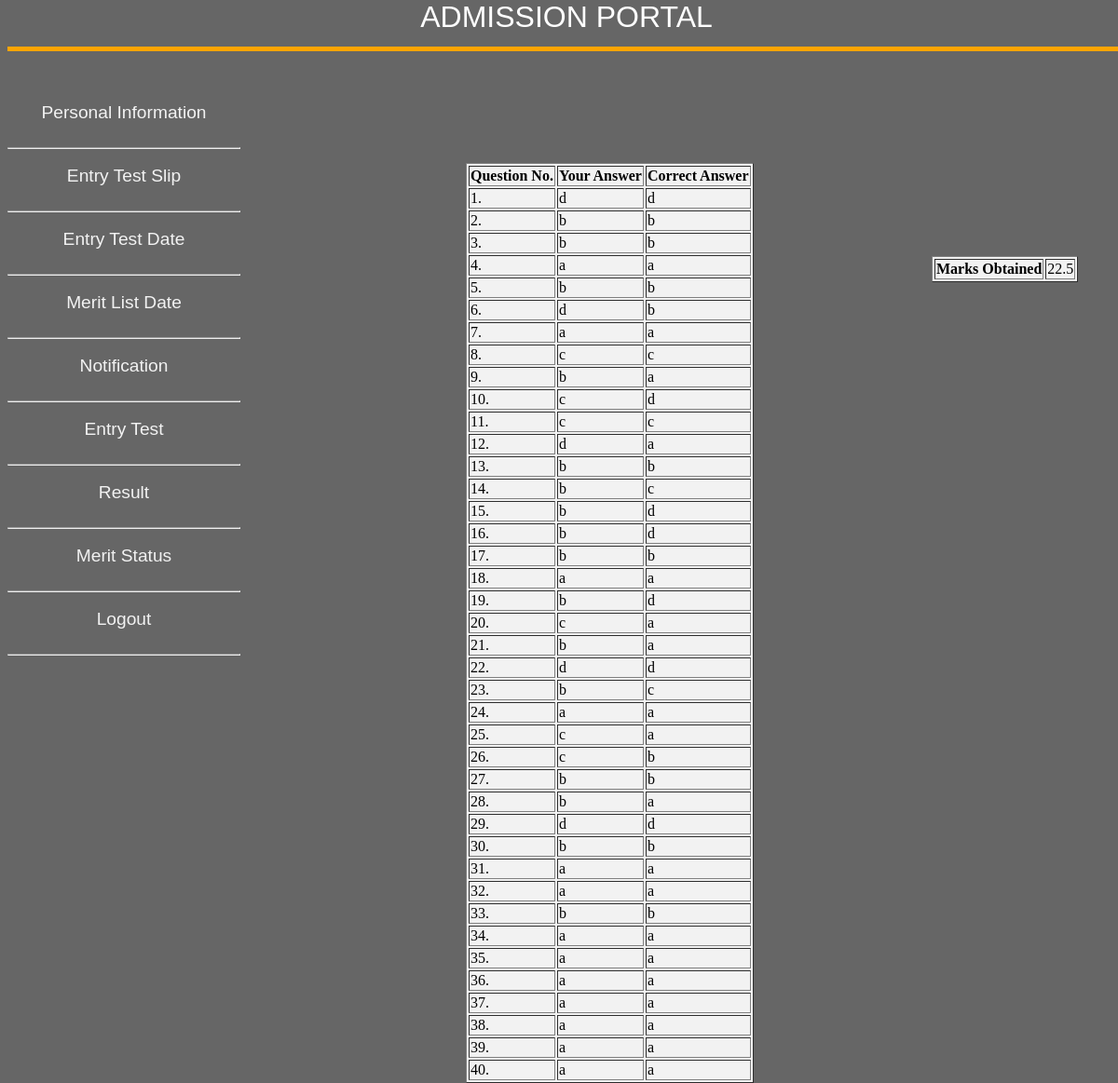
The page /result.php (signed in) on the database its author committed.
### tables this page shows
CREATE TABLE `result` (
  `resultID` int(11) NOT NULL,
  `stdID` int(11) NOT NULL,
  `q1` varchar(5) NOT NULL,
  `q2` varchar(5) NOT NULL,
  `q3` varchar(5) NOT NULL,
  `q4` varchar(5) NOT NULL,
  `q5` varchar(5) NOT NULL,
  `q6` varchar(5) NOT NULL,
  `q7` varchar(5) NOT NULL,
  `q8` varchar(5) NOT NULL,
  `q9` varchar(5) NOT NULL,
  `q10` varchar(5) NOT NULL,
  `q11` varchar(5) NOT NULL,
  `q12` varchar(5) NOT NULL,
  `q13` varchar(5) NOT NULL,
  `q14` varchar(5) NOT NULL,
  `q15` varchar(5) NOT NULL,
  `q16` varchar(5) NOT NULL,
  `q17` varchar(5) NOT NULL,
  `q18` varchar(5) NOT NULL,
  `q19` varchar(5) NOT NULL,
  `q20` varchar(5) NOT NULL,
  `q21` varchar(5) NOT NULL,
  `q22` varchar(5) NOT NULL,
  `q23` varchar(5) NOT NULL,
  `q24` varchar(5) NOT NULL,
  `q25` varchar(5) NOT NULL,
  `q26` varchar(5) NOT NULL,
  `q27` varchar(5) NOT NULL,
  `q28` varchar(5) NOT NULL,
  `q29` varchar(5) NOT NULL,
  `q30` varchar(5) NOT NULL,
  `q31` varchar(5) NOT NULL,
  `q32` varchar(5) NOT NULL,
  `q33` varchar(5) NOT NULL,
  `q34` varchar(5) NOT NULL,
  `q35` varchar(5) NOT NULL,
  `q36` varchar(5) NOT NULL,
  `q37` varchar(5) NOT NULL,
  `q38` varchar(5) NOT NULL,
  `q39` varchar(5) NOT NULL,
  `q40` varchar(5) NOT NULL,
  `obtainMarks` float NOT NULL,
  `aggregate` float NOT NULL,
  `degree` varchar(30) DEFAULT NULL
);

CREATE TABLE `entrytest` (
  `qID` int(6) NOT NULL,
  `question` varchar(200) NOT NULL,
  `A` varchar(150) NOT NULL,
  `B` varchar(150) NOT NULL,
  `C` varchar(150) NOT NULL,
  `D` varchar(150) NOT NULL,
  `correctOption` varchar(150) NOT NULL
);

### result.php (the view, shortened to what this page needs)
<?php
	$stdID=$_SESSION["std_ID"];
	$connect=mysqli_connect('127.0.0.1','root','');
	$result=mysqli_query($connect,"select * from result where stdID='$stdID'");
	$row=mysqli_fetch_array($result,MYSQLI_ASSOC);
?>
<html>
<head>
	<link rel="stylesheet" type="text/css" href="styles.css">
</head>
<body id="profilebody">
	<br/>
	<div id="dropdown" align="center">
		<table>
				<a id="droplink" href="personalinfo.php"><div id="dropdiv" align="center">Personal Information</div></a>
				<hr>
				<a id="droplink" href="slip.php"><div id="dropdiv" align="center">Entry Test Slip</div></a>
				<hr>
				<a id="droplink" href="testdate.php"><div id="dropdiv" align="center">Entry Test Date</div></a>
				<hr>
				<a id="droplink" href="meritdate.php"><div id="dropdiv" align="center">Merit List Date</div></a>
				<hr>
				<a id="droplink" href="usernotification.php"><div id="dropdiv" align="center">Notification</div></a>
				<hr>
				<a id="droplink" href="test.php"><div id="dropdiv" align="center">Entry Test</div></a>
				<hr>
				<a id="droplink" href="result.php"><div id="dropdiv" align="center">Result</div></a>
				<hr>
				<a id="droplink" href="merit.php"><div id="dropdiv" align="center">Merit Status</div></a>
				<hr>
				<a id="droplink" href="login.html"><div id="dropdiv" align="center">Logout</div></a>
				<hr>
		</table>
	</div>
<?php
	$re=mysqli_query($connect,"select * from student where stdID='$stdID'");
	$r=mysqli_fetch_array($re,MYSQLI_ASSOC);
	if($r['entryTestStatus']=='yes')
	{
	echo '<div id="result">';
		echo '<table id="restable" border="1" >';
		echo '<tr id="heading">';
			echo '<th>'."Question No.".'</th>';
			echo '<th>'."Your Answer".'</th>';
			echo '<th>'."Correct Answer".'</th>';
		$result1=mysqli_query($connect,"select * from entrytest where qID='1'");
		$row1=mysqli_fetch_array($result1,MYSQLI_ASSOC);
		echo '</tr>';
		echo '<tr>';
			echo '<td>'."1.".'</td>';
			echo '<td>'.$row['q1'].'</td>';
			echo '<td>'.$row1['correctOption'].'</td>';
		$result1=mysqli_query($connect,"select * from entrytest where qID='2'");
		$row1=mysqli_fetch_array($result1,MYSQLI_ASSOC);
		echo '</tr>';
		echo '<tr>';
			echo '<td>'."2.".'</td>';
			echo '<td>'.$row['q2'].'</td>';
			echo '<td>'.$row1['correctOption'].'</td>';
				$result1=mysqli_query($connect,"select * from entrytest where qID='3'");
		$row1=mysqli_fetch_array($result1,MYSQLI_ASSOC);
		echo '</tr>';
		echo '<tr>';
			echo '<td>'."3.".'</td>';
			echo '<td>'.$row['q3'].'</td>';
			echo '<td>'.$row1['correctOption'].'</td>';
				$result1=mysqli_query($connect,"select * from entrytest where qID='4'");
		$row1=mysqli_fetch_array($result1,MYSQLI_ASSOC);
		echo '</tr>';
		echo '<tr>';
			echo '<td>'."4.".'</td>';
			echo '<td>'.$row['q4'].'</td>';
			echo '<td>'.$row1['correctOption'].'</td>';
				$result1=mysqli_query($connect,"select * from entrytest where qID='5'");
		$row1=mysqli_fetch_array($result1,MYSQLI_ASSOC);
		echo '</tr>';
		echo '<tr>';
			echo '<td>'."5.".'</td>';
			echo '<td>'.$row['q5'].'</td>';
			echo '<td>'.$row1['correctOption'].'</td>';
				$result1=mysqli_query($connect,"select * from entrytest where qID='6'");
		$row1=mysqli_fetch_array($result1,MYSQLI_ASSOC);
		echo '</tr>';
		echo '<tr>';
			echo '<td>'."6.".'</td>';
			echo '<td>'.$row['q6'].'</td>';
			echo '<td>'.$row1['correctOption'].'</td>';
				$result1=mysqli_query($connect,"select * from entrytest where qID='7'");
		$row1=mysqli_fetch_array($result1,MYSQLI_ASSOC);
		echo '</tr>';
		echo '<tr>';
			echo '<td>'."7.".'</td>';
			echo '<td>'.$row['q7'].'</td>';
			echo '<td>'.$row1['correctOption'].'</td>';
				$result1=mysqli_query($connect,"select * from entrytest where qID='8'");
		$row1=mysqli_fetch_array($result1,MYSQLI_ASSOC);
		echo '</tr>';
		echo '<tr>';
			echo '<td>'."8.".'</td>';
			echo '<td>'.$row['q8'].'</td>';
			echo '<td>'.$row1['correctOption'].'</td>';
				$result1=mysqli_query($connect,"select * from entrytest where qID='9'");
		$row1=mysqli_fetch_array($result1,MYSQLI_ASSOC);
		echo '</tr>';
		echo '<tr>';
			echo '<td>'."9.".'</td>';
			echo '<td>'.$row['q9'].'</td>';
			echo '<td>'.$row1['correctOption'].'</td>';
				$result1=mysqli_query($connect,"select * from entrytest where qID='10'");
		$row1=mysqli_fetch_array($result1,MYSQLI_ASSOC);
		echo '</tr>';
		echo '<tr>';
			echo '<td>'."10.".'</td>';
			echo '<td>'.$row['q10'].'</td>';
			echo '<td>'.$row1['correctOption'].'</td>';
				$result1=mysqli_query($connect,"select * from entrytest where qID='11'");
		$row1=mysqli_fetch_array($result1,MYSQLI_ASSOC);
		echo '</tr>';
		echo '<tr>';
			echo '<td>'."11.".'</td>';
			echo '<td>'.$row['q11'].'</td>';
			echo '<td>'.$row1['correctOption'].'</td>';
				$result1=mysqli_query($connect,"select * from entrytest where qID='12'");
		$row1=mysqli_fetch_array($result1,MYSQLI_ASSOC);
		echo '</tr>';
		echo '<tr>';
			echo '<td>'."12.".'</td>';
			echo '<td>'.$row['q12'].'</td>';
			echo '<td>'.$row1['correctOption'].'</td>';
				$result1=mysqli_query($connect,"select * from entrytest where qID='13'");
		$row1=mysqli_fetch_array($result1,MYSQLI_ASSOC);
		echo '</tr>';
		echo '<tr>';
			echo '<td>'."13.".'</td>';
			echo '<td>'.$row['q13'].'</td>';
			echo '<td>'.$row1['correctOption'].'</td>';
			$result1=mysqli_query($connect,"select * from entrytest where qID='14'");
		$row1=mysqli_fetch_array($result1,MYSQLI_ASSOC);
		echo '</tr>';
		echo '<tr>';
			echo '<td>'."14.".'</td>';
			echo '<td>'.$row['q14'].'</td>';
			echo '<td>'.$row1['correctOption'].'</td>';
				$result1=mysqli_query($connect,"select * from entrytest where qID='15'");
		$row1=mysqli_fetch_array($result1,MYSQLI_ASSOC);
		echo '</tr>';
		echo '<tr>';
			echo '<td>'."15.".'</td>';
			echo '<td>'.$row['q15'].'</td>';
			echo '<td>'.$row1['correctOption'].'</td>';
				$result1=mysqli_query($connect,"select * from entrytest where qID='16'");
		$row1=mysqli_fetch_array($result1,MYSQLI_ASSOC);
		echo '</tr>';
		echo '<tr>';
			echo '<td>'."16.".'</td>';
			echo '<td>'.$row['q16'].'</td>';
			echo '<td>'.$row1['correctOption'].'</td>';
				$result1=mysqli_query($connect,"select * from entrytest where qID='17'");
		$row1=mysqli_fetch_array($result1,MYSQLI_ASSOC);
		echo '</tr>';
		echo '<tr>';
			echo '<td>'."17.".'</td>';
			echo '<td>'.$row['q17'].'</td>';
			echo '<td>'.$row1['correctOption'].'</td>';
				$result1=mysqli_query($connect,"select * from entrytest where qID='18'");
		$row1=mysqli_fetch_array($result1,MYSQLI_ASSOC);
		echo '</tr>';
		echo '<tr>';
			echo '<td>'."18.".'</td>';
			echo '<td>'.$row['q18'].'</td>';
			echo '<td>'.$row1['correctOption'].'</td>';
				$result1=mysqli_query($connect,"select * from entrytest where qID='19'");
		$row1=mysqli_fetch_array($result1,MYSQLI_ASSOC);
		echo '</tr>';
		echo '<tr>';
			echo '<td>'."19.".'</td>';
			echo '<td>'.$row['q19'].'</td>';
			echo '<td>'.$row1['correctOption'].'</td>';
				$result1=mysqli_query($connect,"select * from entrytest where qID='20'");
		$row1=mysqli_fetch_array($result1,MYSQLI_ASSOC);
		echo '</tr>';
		echo '<tr>';
			echo '<td>'."20.".'</td>';
			echo '<td>'.$row['q20'].'</td>';
			echo '<td>'.$row1['correctOption'].'</td>';
				$result1=mysqli_query($connect,"select * from entrytest where qID='21'");
		$row1=mysqli_fetch_array($result1,MYSQLI_ASSOC);
		echo '</tr>';
		echo '<tr>';
			echo '<td>'."21.".'</td>';
			echo '<td>'.$row['q21'].'</td>';
			echo '<td>'.$row1['correctOption'].'</td>';
				$result1=mysqli_query($connect,"select * from entrytest where qID='22'");
		$row1=mysqli_fetch_array($result1,MYSQLI_ASSOC);
		echo '</tr>';
		echo '<tr>';
			echo '<td>'."22.".'</td>';
			echo '<td>'.$row['q22'].'</td>';
			echo '<td>'.$row1['correctOption'].'</td>';
				$result1=mysqli_query($connect,"select * from entrytest where qID='23'");
		$row1=mysqli_fetch_array($result1,MYSQLI_ASSOC);
		echo '</tr>';
		echo '<tr>';
			echo '<td>'."23.".'</td>';
			echo '<td>'.$row['q23'].'</td>';
			echo '<td>'.$row1['correctOption'].'</td>';
				$result1=mysqli_query($connect,"select * from entrytest where qID='24'");
		$row1=mysqli_fetch_array($result1,MYSQLI_ASSOC);
		echo '</tr>';
		echo '<tr>';
			echo '<td>'."24.".'</td>';
			echo '<td>'.$row['q24'].'</td>';
			echo '<td>'.$row1['correctOption'].'</td>';
				$result1=mysqli_query($connect,"select * from entrytest where qID='25'");
		$row1=mysqli_fetch_array($result1,MYSQLI_ASSOC);
		echo '</tr>';
		echo '<tr>';
			echo '<td>'."25.".'</td>';
			echo '<td>'.$row['q25'].'</td>';
			echo '<td>'.$row1['correctOption'].'</td>';
				$result1=mysqli_query($connect,"select * from entrytest where qID='26'");
		$row1=mysqli_fetch_array($result1,MYSQLI_ASSOC);
		echo '</tr>';
		echo '<tr>';
			echo '<td>'."26.".'</td>';
			echo '<td>'.$row['q26'].'</td>';
			echo '<td>'.$row1['correctOption'].'</td>';
				$result1=mysqli_query($connect,"select * from entrytest where qID='27'");
		$row1=mysqli_fetch_array($result1,MYSQLI_ASSOC);
		echo '</tr>';
		echo '<tr>';
			echo '<td>'."27.".'</td>';
			echo '<td>'.$row['q27'].'</td>';
			echo '<td>'.$row1['correctOption'].'</td>';
				$result1=mysqli_query($connect,"select * from entrytest where qID='28'");
		$row1=mysqli_fetch_array($result1,MYSQLI_ASSOC);
		echo '</tr>';
		echo '<tr>';
			echo '<td>'."28.".'</td>';
			echo '<td>'.$row['q28'].'</td>';
			echo '<td>'.$row1['correctOption'].'</td>';
				$result1=mysqli_query($connect,"select * from entrytest where qID='29'");
		$row1=mysqli_fetch_array($result1,MYSQLI_ASSOC);
		echo '</tr>';
		echo '<tr>';
			echo '<td>'."29.".'</td>';
			echo '<td>'.$row['q29'].'</td>';
			echo '<td>'.$row1['correctOption'].'</td>';
				$result1=mysqli_query($connect,"select * from entrytest where qID='30'");
		$row1=mysqli_fetch_array($result1,MYSQLI_ASSOC);
		echo '</tr>';
		echo '<tr>';
			echo '<td>'."30.".'</td>';
			echo '<td>'.$row['q30'].'</td>';
			echo '<td>'.$row1['correctOption'].'</td>';
				$result1=mysqli_query($connect,"select * from entrytest where qID='31'");
		$row1=mysqli_fetch_array($result1,MYSQLI_ASSOC);
		echo '</tr>';
		echo '<tr>';
			echo '<td>'."31.".'</td>';
			echo '<td>'.$row['q31'].'</td>';
			echo '<td>'.$row1['correctOption'].'</td>';
				$result1=mysqli_query($connect,"select * from entrytest where qID='32'");
		$row1=mysqli_fetch_array($result1,MYSQLI_ASSOC);
		echo '</tr>';
		echo '<tr>';
			echo '<td>'."32.".'</td>';
			echo '<td>'.$row['q32'].'</td>';
			echo '<td>'.$row1['correctOption'].'</td>';
				$result1=mysqli_query($connect,"select * from entrytest where qID='33'");
		$row1=mysqli_fetch_array($result1,MYSQLI_ASSOC);
		echo '</tr>';
		echo '<tr>';
			echo '<td>'."33.".'</td>';
			echo '<td>'.$row['q33'].'</td>';
			echo '<td>'.$row1['correctOption'].'</td>';
				$result1=mysqli_query($connect,"select * from entrytest where qID='34'");
		$row1=mysqli_fetch_array($result1,MYSQLI_ASSOC);
		echo '</tr>';
		echo '<tr>';
			echo '<td>'."34.".'</td>';
			echo '<td>'.$row['q34'].'</td>';
			echo '<td>'.$row1['correctOption'].'</td>';
				$result1=mysqli_query($connect,"select * from entrytest where qID='35'");
		$row1=mysqli_fetch_array($result1,MYSQLI_ASSOC);
		echo '</tr>';
		echo '<tr>';
			echo '<td>'."35.".'</td>';
			echo '<td>'.$row['q35'].'</td>';
			echo '<td>'.$row1['correctOption'].'</td>';
				$result1=mysqli_query($connect,"select * from entrytest where qID='36'");
		$row1=mysqli_fetch_array($result1,MYSQLI_ASSOC);
		echo '</tr>';
		echo '<tr>';
			echo '<td>'."36.".'</td>';
			echo '<td>'.$row['q36'].'</td>';
			echo '<td>'.$row1['correctOption'].'</td>';
				$result1=mysqli_query($connect,"select * from entrytest where qID='37'");
		$row1=mysqli_fetch_array($result1,MYSQLI_ASSOC);
		echo '</tr>';
		echo '<tr>';
			echo '<td>'."37.".'</td>';
			echo '<td>'.$row['q37'].'</td>';
			echo '<td>'.$row1['correctOption'].'</td>';
				$result1=mysqli_query($connect,"select * from entrytest where qID='38'");
		$row1=mysqli_fetch_array($result1,MYSQLI_ASSOC);
		echo '</tr>';
		echo '<tr>';
			echo '<td>'."38.".'</td>';
			echo '<td>'.$row['q38'].'</td>';
			echo '<td>'.$row1['correctOption'].'</td>';
				$result1=mysqli_query($connect,"select * from entrytest where qID='39'");
		$row1=mysqli_fetch_array($result1,MYSQLI_ASSOC);
		echo '</tr>';
		echo '<tr>';
			echo '<td>'."39.".'</td>';
			echo '<td>'.$row['q39'].'</td>';
			echo '<td>'.$row1['correctOption'].'</td>';
				$result1=mysqli_query($connect,"select * from entrytest where qID='40'");
		$row1=mysqli_fetch_array($result1,MYSQLI_ASSOC);
		echo '</tr>';
		echo '<tr>';
			echo '<td>'."40.".'</td>';
			echo '<td>'.$row['q40'].'</td>';
			echo '<td>'.$row1['correctOption'].'</td>';
		echo '</tr>';
		echo '</table>';
	echo '</div>';
	echo '<div id="totalresult">';
		echo '<table border="1">';
		echo '<tr>';
		echo '<td>'.'<b>'."Marks Obtained".'</b>'.'</td>';
		echo '<td>'.$row['obtainMarks'].'</td>';
		echo '</tr>';
	echo '</table>';
	echo '</div>';
	}
	?>
	<br/><br/><br/>
	<div id="adminheader" align="center">
		ADMISSION PORTAL
	</div>
</body>
</html>

### styles.css (style rules this page uses)
body#profilebody { background-color:#666666; }
div#dropdown { position:absolute; top:100px; background-color:#666666; width:250px; height:470px; }
#droplink { text-decoration:none; }
#dropdiv { padding-top:10px; width:250px; height:40px; font-size:120%; font-family:Verdana, Geneva, sans-serif; color:#f2f2f2; }
div#adminheader { border-bottom:5px solid; border-bottom-color:orange; position:fixed; top:0px; width:100%; height:50px; background-color:#666666; color:white; font-size:200%; font-family:"Lucida Sans Unicode", "Lucida Grande", sans-serif; }
div#result { background-color:#f2f2f2; font:120%; border:1px; position:absolute; top:175px; left:500px; font-size:120%; }
div#totalresult { background-color:#f2f2f2; font:120%; border:1px; position:absolute; top:275px; left:1000px; font-size:120%; }

### rows shown on the page
result: q1 "d", q2 "b", q3 "b", q4 "a", q5 "b", q6 "d", q7 "a", q8 "c", q9 "b", q10 "c", q11 "c", q12 "d", q13 "b", q14 "b", q15 "b", q16 "b", q17 "b", q18 "a", q19 "b", q20 "c", q21 "b", q22 "d", q23 "b", q24 "a", q25 "c", q26 "c", q27 "b", q28 "b", q29 "d", q30 "b", q31 "a", q32 "a", q33 "b", q34 "a", q35 "a", q36 "a", q37 "a", q38 "a", q39 "a", q40 "a", obtainMarks "22.5"
entrytest: correctOption "d"
entrytest: correctOption "b"
entrytest: correctOption "b"
entrytest: correctOption "a"
entrytest: correctOption "b"
entrytest: correctOption "b"
entrytest: correctOption "a"
entrytest: correctOption "c"
entrytest: correctOption "a"
entrytest: correctOption "d"
entrytest: correctOption "c"
entrytest: correctOption "a"
entrytest: correctOption "b"
entrytest: correctOption "c"
entrytest: correctOption "d"
entrytest: correctOption "d"
entrytest: correctOption "b"
entrytest: correctOption "a"
entrytest: correctOption "d"
entrytest: correctOption "a"
entrytest: correctOption "a"
entrytest: correctOption "d"
entrytest: correctOption "c"
entrytest: correctOption "a"
entrytest: correctOption "a"
entrytest: correctOption "b"
entrytest: correctOption "b"
entrytest: correctOption "a"
entrytest: correctOption "d"
entrytest: correctOption "b"
entrytest: correctOption "a"
entrytest: correctOption "a"
entrytest: correctOption "b"
entrytest: correctOption "a"
entrytest: correctOption "a"
entrytest: correctOption "a"
entrytest: correctOption "a"
entrytest: correctOption "a"
entrytest: correctOption "a"
entrytest: correctOption "a"
